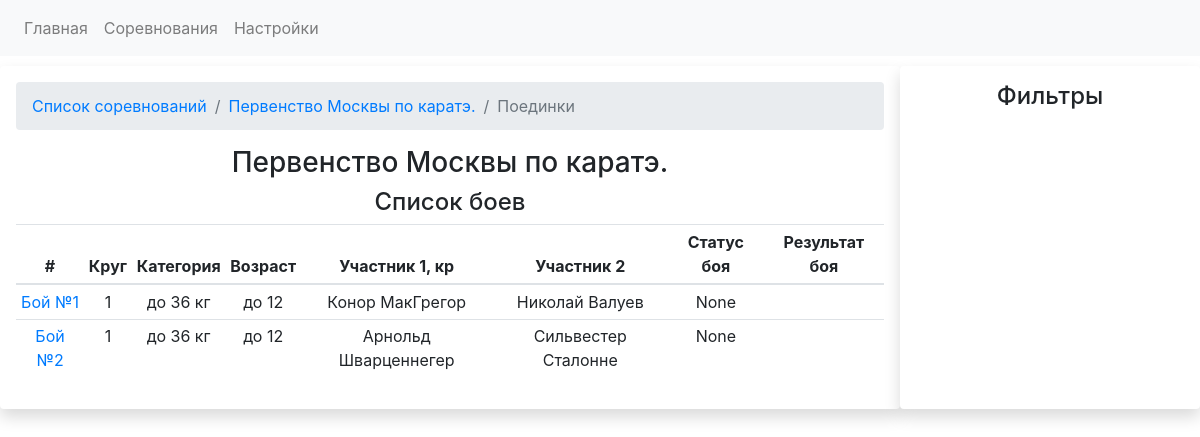
The page /competitions/1/fights on the database as committed earlier.
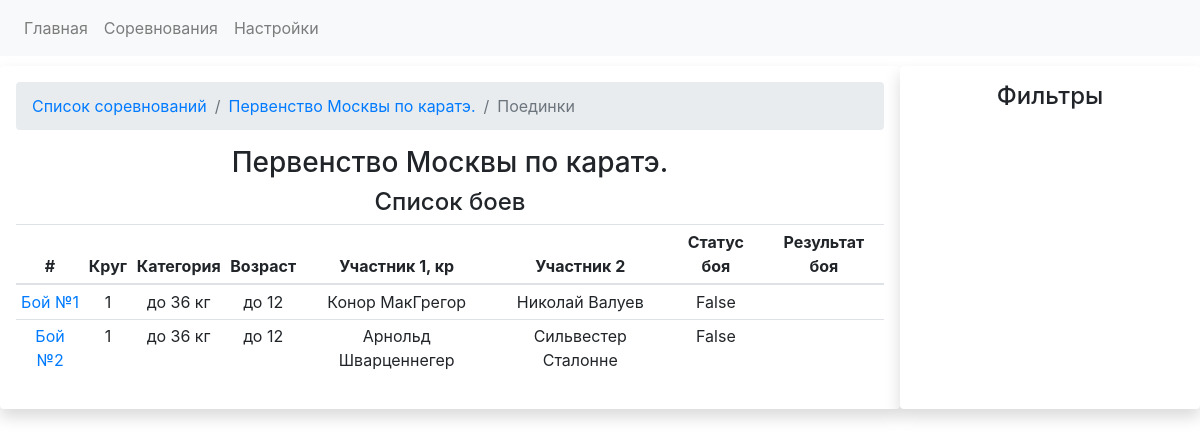
The same page on the database as committed later.
### app.py (models this page shows)
class CompetitionsDB(db.Model):
    competition_id = db.Column(db.Integer, primary_key=True)
    competition_name = db.Column(db.String)
    competition_date_start = db.Column(db.Date, default=datetime.utcnow)
    competition_date_finish = db.Column(db.Date, default=datetime.utcnow)
    competition_city = db.Column(db.String)
    competition_fights = db.relationship('FightsDB', backref='competition', lazy='dynamic')
    registrations = db.relationship('RegistrationDB', backref='competition')

class FightsDB(db.Model):
    fight_id = db.Column(db.Integer, primary_key=True)
    round_number = db.Column(db.Integer, db.ForeignKey('roundsDB.id')) # номер круга, в котором проводится бой. Текст ,потому что есть полуфинал и финал
    weight_category = db.Column(db.Integer, db.ForeignKey('weightcategoriesDB.weight_cat_id')) # весовая категория, в которой проводится бой
    age_category = db.Column(db.Integer, db.ForeignKey('agecategoriesDB.id'))  # возрастная категория, в которой проводится бой
    red_fighter_id = db.Column(db.Integer, db.ForeignKey('fightersDB.fighter_id')) # id красного бойца
    blue_fighter_id = db.Column(db.Integer, db.ForeignKey('fightersDB.fighter_id')) # id синего бойца
    fight_status = db.Column(db.Boolean, default=False) # False = Запланирован. True - завершен
    red_fighter_score = db.Column(db.Integer) # счет красного бойца
    blue_fighter_score = db.Column(db.Integer) # счет синего бойца
    won_id = db.Column(db.Integer) # результат боя Кто выиграл. Например. ID победителя
    loose_id = db.Column(db.Integer) #  id бойца. который проиграл
    draw_status = db.Column(db.Boolean) # если ничья, то True
    competition_id = db.Column(db.Integer, db.ForeignKey('competitionsDB.competition_id'))
    fight_result = db.Column(db.String)

class WeightcategoriesDB(db.Model):
    weight_cat_id = db.Column(db.Integer, primary_key=True)
    sort_index = db.Column(db.Integer)
    weight_category_name = db.Column(db.String)
    weight_category_start = db.Column(db.Integer)
    weight_category_finish = db.Column(db.Integer)
    registrations = db.relationship('RegistrationDB', backref='weight_categories')
    fights = db.relationship('FightsDB', backref = 'weight_category_backref')

class AgecategoriesDB(db.Model):
    id = db.Column(db.Integer, primary_key=True)
    sort_index = db.Column(db.Integer)
    age_category_name = db.Column(db.String)
    age_category_start = db.Column(db.Integer)
    age_category_finish = db.Column(db.Integer)
    registrations = db.relationship('RegistrationDB', backref='age_categories')
    fights = db.relationship('FightsDB', backref = 'age_category_backref')

class FightersDB(db.Model):
    fighter_id = db.Column(db.Integer, primary_key=True)
    name = db.Column(db.String)
    last_name = db.Column(db.String)
    fighter_image = db.Column(db.String)
    fighter_image_id = db.Column(db.String)
    birthday = db.Column(db.Date, default=datetime.utcnow)
    active_status = db.Column(db.Integer)
    red_fighter = db.relationship('FightsDB', backref='red_fighter', foreign_keys="[FightsDB.red_fighter_id]")
    blue_fighter = db.relationship('FightsDB', backref='blue_fighter', foreign_keys="[FightsDB.blue_fighter_id]")
    registrations = db.relationship('RegistrationDB', backref = 'fighter')

### app.py (the view)
@app.route('/competitions/<int:comp_id>/fights')
def competition_fights_view(comp_id):
    competition_data = CompetitionsDB.query.get(comp_id)
    fights_in_competition = competition_data.competition_fights.all()
    return render_template('fights.html', fights_in_competition = fights_in_competition, competition_data = competition_data)

### templates/fights.html (shortened to what this page needs)
{% extends "base.html" %}
{% block head %}
<link rel="stylesheet" type="text/css" href="https://cdnjs.cloudflare.com/ajax/libs/twitter-bootstrap/4.5.2/css/bootstrap.css">
<link rel="stylesheet" type="text/css" href="https://cdn.datatables.net/1.10.24/css/dataTables.bootstrap4.min.css">
{% endblock %}
{% block content %}
    <div class="container-fluid" style="margin-top: 10px">
        <div class="row">
            <div class="col-lg-9 shadow p-3 mb-5 bg-white rounded text-center">
                <nav aria-label="breadcrumb">
                      <ol class="breadcrumb">
                        <li class="breadcrumb-item"><a href="{{url_for('competitions')}}">Список соревнований</a></li>
                        <li class="breadcrumb-item"><a href="{{url_for('competition_view', competition_id = competition_data.competition_id)}}">{{ competition_data.competition_name }}</a></li>
                        <li class="breadcrumb-item active" aria-current="page">Поединки</li>
                      </ol>
                </nav>
                <h3>{{ competition_data.competition_name }}</h3>
                <h4>Список боев</h4>
                <table id="fights_table" class="table table-sm table-responsive">
                      <thead>
                        <tr>
                          <th scope="col">#</th>
                          <th scope="col">Круг</th>
                          <th scope="col">Категория</th>
                          <th scope="col">Возраст</th>
                          <th scope="col">Участник 1, кр</th>
                          <th scope="col">Участник 2</th>
                          <th scope="col">Статус боя</th>
                          <th scope="col">Результат боя</th>
                        </tr>
                      </thead>
                      <tbody>
                      {% for fight in fights_in_competition %}
                        <tr>
                          <td>
                              <a href="{{url_for('fight', comp_id = fight.competition_id, weight_cat_id = fight.weight_category, age_cat_id = fight.age_category, round_no = fight.round_number, fight_id = fight.fight_id)}}">
                              Бой №{{ fight.fight_id }}
                              </a>
                          </td>
                          <td>{{ fight.round_number }}</td>
                          <td>{{ fight.weight_category_backref.weight_category_name }}</td>
                          <td>{{ fight.age_category_backref.age_category_name }}</td>
                          <td>{{ fight.red_fighter.name +" "+ fight.red_fighter.last_name}}</td>
                          <td>{{ fight.blue_fighter.name +" " + fight.blue_fighter.last_name}}</td>
                          <td>{{fight.fight_status}}</td>
                          <td>
                        </tr>
                      {% endfor %}
                      </tbody>
                </table>
            </div>
            <div class="col-lg-3 shadow p-3 mb-5 bg-white rounded">
                    <h4 style="text-align: center">Фильтры</h4>
            </div>
        </div>
    </div>
{% endblock %}

### templates/base.html (shortened to what this page needs)
<!DOCTYPE html>
<html lang="en">
<head>
{% block head %}{% endblock %}
</head>
<body>
    <nav class="navbar navbar-expand-lg navbar-light bg-light">
  <div class="collapse navbar-collapse" id="navbarSupportedContent">
    <ul class="navbar-nav mr-auto">
      <li class="nav-item">
        <a class="nav-link" href="{{url_for('index')}}">Главная</a>
      </li>
      <li class="nav-item">
        <a class="nav-link" href="{{url_for('competitions')}}">Соревнования</a>
      </li>
      <li class="nav-item">
        <a class="nav-link" href="{{url_for('settings_form')}}">Настройки</a>
      </li>
    </ul>
</div>
</nav>
    <div id="content">
        {% block content %}
        {% endblock %}
    </div>
</body>
</html>

Rows that differ between the two databases and show on the page:
changed FightsDB "Конор МакГрегор": fight_status "None" → "False"
changed FightsDB "Арнольд Шварценнегер": fight_status "None" → "False"
